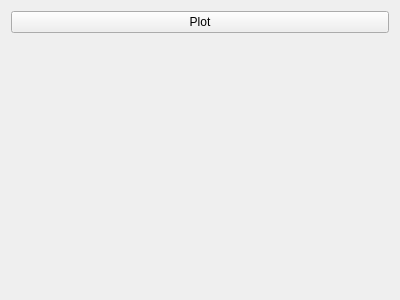
<ui version="4.0" >
 <class>Form</class>
 <widget class="QWidget" name="Form" >
  <property name="geometry" >
   <rect>
    <x>0</x>
    <y>0</y>
    <width>400</width>
    <height>300</height>
   </rect>
  </property>
  <property name="windowTitle" >
   <string>Form</string>
  </property>
  <layout class="QVBoxLayout" >
   <item>
    <widget class="QPushButton" name="pushButton" >
     <property name="text" >
      <string>Plot</string>
     </property>
    </widget>
   </item>
   <item>
    <widget class="QWidget" native="1" name="widget" />
   </item>
  </layout>
 </widget>
 <resources/>
 <connections/>
</ui>
